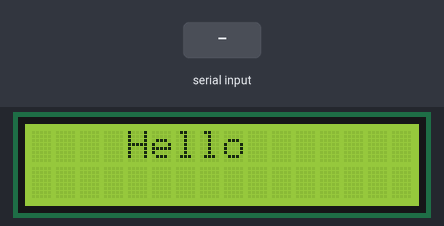
The sketch below on a simulated Arduino Uno, built with avr-gcc and run on an emulated ATmega328P. On the bench: 16×2 character LCD. The inputs (shaded band) are chosen by the test bench. What the sketch prints to the serial monitor is not drawn.

Above: at 0.1 s.
1.8 s: "1" received over Serial
At 2.5 s:
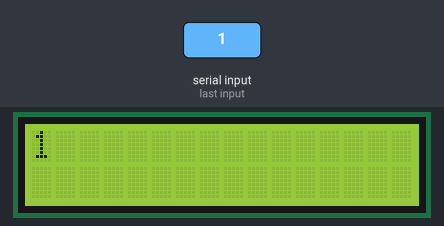
3.5 s: "0" received over Serial
At 3.9 s:
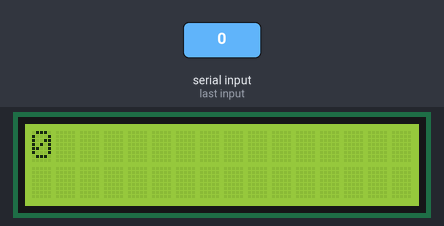
5.0 s: "2" received over Serial
At 5.4 s:
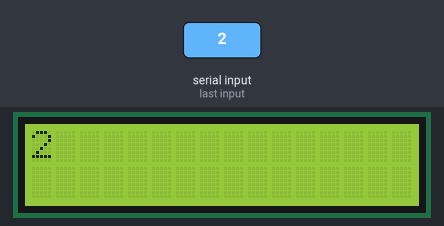
Timing chart, 0 to 8.0 s (numbered marks = the images above; inputs shaded):
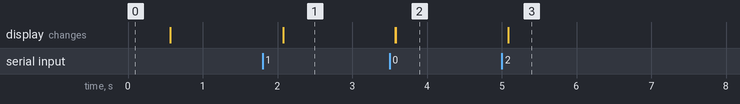

Measured:
- after the input at 1.8 s, the display: changes after 0.27 s (image 1)
- after the input at 3.5 s, the display: first changes after 0.08 s (image 2 shows a later state)
- after the input at 5.0 s, the display: first changes after 0.08 s (image 3 shows a later state)

The sketch:

OUT_LCD_1S.ino
```cpp
#include <LiquidCrystal.h>
LiquidCrystal lcd(2, 3, 4, 5, 6, 7);
void setup()
{
  Serial.begin(9600);               //start serial with baud rate = 9600
  Serial.flush();                   //to wait to complete the outgoing serial data
  lcd.begin(16, 2);
  lcd.print("    Hello");
  delay(500);
  lcd.clear();
  Serial.write("enter here your massage");
}
void loop()
{
  String input = "";                //variable to save the input message
  while (Serial.available() > 0)    //that means there's data arrived from the serial
  {
    lcd.clear();
    input += (char) Serial.read();  //to read one char at a time and save it into (input) variable
    delay(5);                       //delay 5ms before next char
  }
  lcd.setCursor(0, 0);
  lcd.print(input);
  delay(500);
}
```
